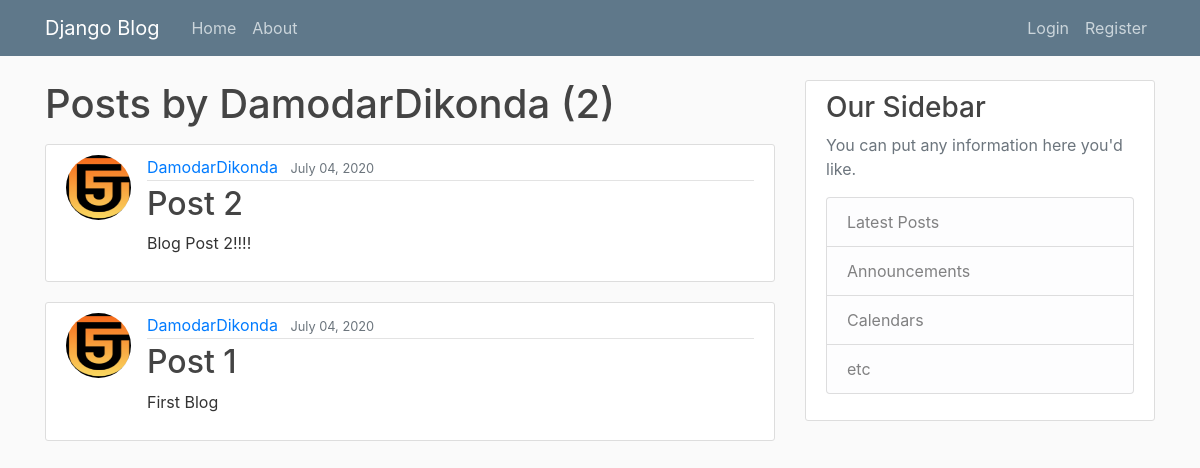
/user/DamodarDikonda, run on an earlier commit of the app's database.
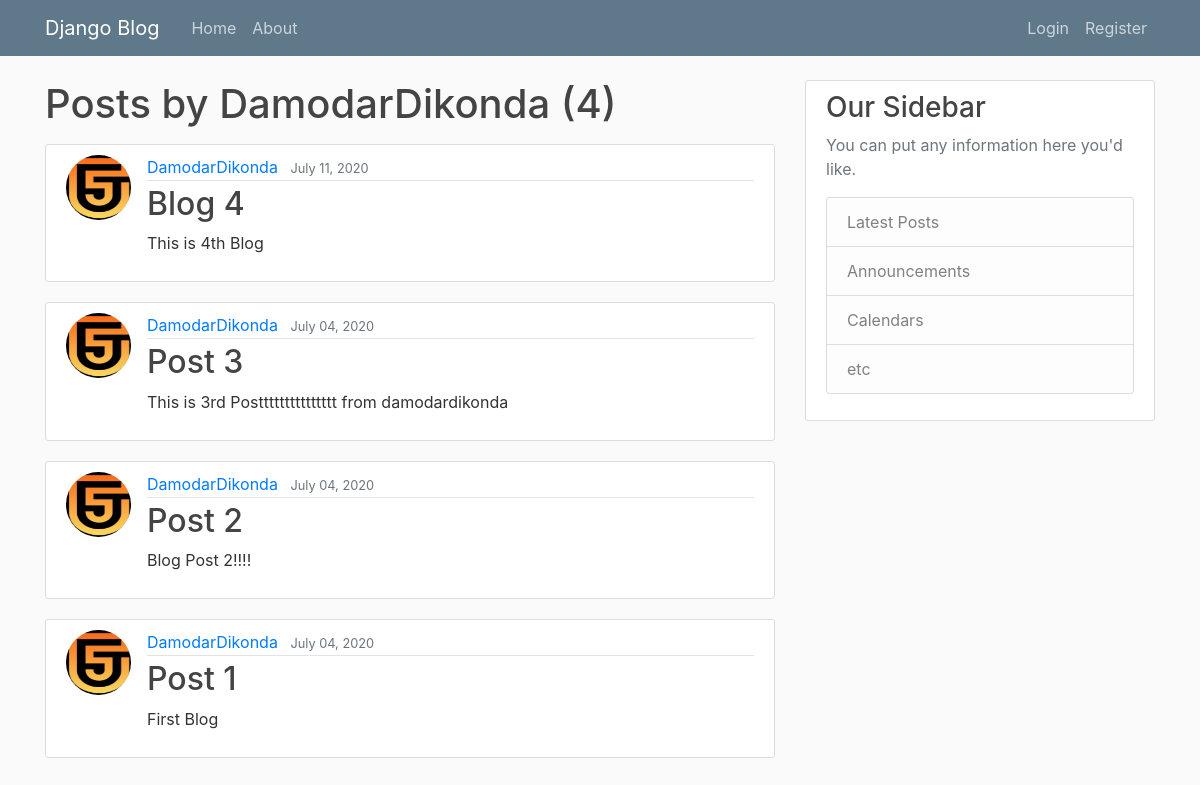
And on a later commit of the database.
### blog/models.py (models this page shows, shortened)
class Post(models.Model):
    title = models.CharField(max_length=100)
    content = models.TextField()
    date_posted = models.DateTimeField(default=timezone.now)
    author = models.ForeignKey(User, on_delete=models.CASCADE)

### users/models.py (models this page shows, shortened)
class profile(models.Model):
    user=models.OneToOneField(User,on_delete=models.CASCADE)# it will set the one-to-one field for user
    image=models.ImageField(default='default.jpg',upload_to='profile.pics')#upload_to is create an directory which stores the imges..

### blog/views.py (the view)
# urls.py: path('user/<str:username>', UserPostListView.as_view(), name='user-posts'),#for displaying the user post with username
class UserPostListView(ListView):
    model=Post #remember we are providing an class name in to that models
    template_name='blog/user_posts.html'#<app>/<model>_<viewType>.html
    context_object_name='posts'
    paginate_by=4
    def get_queryset(self):#ifv we ckick on author name then it will display another page
        user=get_object_or_404(User,username=self.kwargs.get('username'))#it will get another user or if user is not present then 4040
        return Post.objects.filter(author=user).order_by('-date_posted')#it will only printing that user according through new pos at top

### blog/templates/blog/user_posts.html (shortened to what this page needs)
{% extends "blog/base.html" %}
{% block content %}
    <h1 class="mb-3">Posts by {{ view.kwargs.username }} ({{ page_obj.paginator.count }})</h1>
    {% for post in posts %}
        <article class="media content-section">
          <img class="rounded-circle article-img" src="{{ post.author.profile.image.url }}">
          <div class="media-body">
            <div class="article-metadata">
              <a class="mr-2" href="{% url 'user-posts' post.author.username %}">{{ post.author }}</a>
              <small class="text-muted">{{ post.date_posted|date:"F d, Y" }}</small>
            </div>
            <h2><a class="article-title" href="{% url 'post_detail' post.id %}">{{ post.title }}</a></h2>
            <p class="article-content">{{ post.content }}</p>
          </div>
        </article>
    {% endfor %}
{% endblock content %}

### blog/templates/blog/base.html (shortened to what this page needs)
{% load static  %}
<!DOCTYPE html>
<html >
  <head>
    <link rel="stylesheet" href="https://maxcdn.bootstrapcdn.com/bootstrap/4.0.0/css/bootstrap.min.css">
 <link rel="stylesheet" type="text/css" href="{% static 'blog/main.css' %}">
  </head>
  <body>
    <header class="site-header">
      <nav class="navbar navbar-expand-md navbar-dark bg-steel fixed-top">
        <div class="container">
          <a class="navbar-brand mr-4" href="/">Django Blog</a>
          <div class="collapse navbar-collapse" id="navbarToggle">
            <div class="navbar-nav mr-auto">
              <a class="nav-item nav-link" href="{% url "blog-home"%}">Home</a>
              <a class="nav-item nav-link" href="{% url "blog-about"%}">About</a>
            </div>
            <div class="navbar-nav">
             {% if user.is_authenticated %}
                <a class="nav-item nav-link" href="{% url 'post_create' %}">New Post</a>
                <a class="nav-item nav-link" href="{% url 'profile' %}">Profile</a>
                <a class="nav-item nav-link" href="{% url 'Logout' %}">Logout</a>
             {% else %}
                <a class="nav-item nav-link" href="{% url 'Login' %}">Login</a>
                <a class="nav-item nav-link" href="{% url 'register' %}">Register</a>
             {% endif %}
            </div>
          </div>
        </div>
      </nav>
    </header>
    <main role="main" class="container">
      <div class="row">
        <div class="col-md-8">
          {% block content %}{% endblock %}
        </div>
        <div class="col-md-4">
          <div class="content-section">
            <h3>Our Sidebar</h3>
            <p class='text-muted'>You can put any information here you'd like.
              <ul class="list-group">
                <li class="list-group-item list-group-item-light">Latest Posts</li>
                <li class="list-group-item list-group-item-light">Announcements</li>
                <li class="list-group-item list-group-item-light">Calendars</li>
                <li class="list-group-item list-group-item-light">etc</li>
              </ul>
            </p>
          </div>
        </div>
      </div>
    </main>
  </body>
</html>

### blog/static/blog/main.css (style rules this page uses)
body { background: #fafafa; color: #333333; margin-top: 5rem; }
h1, h2, h3, h4, h5, h6 { color: #444444; }
ul { margin: 0; }
.bg-steel { background-color: #5f788a; }
.site-header .navbar-nav .nav-link { color: #cbd5db; }
.content-section { background: #ffffff; padding: 10px 20px; border: 1px solid #dddddd; border-radius: 3px; margin-bottom: 20px; }
.article-title { color: #444444; }
.article-content { white-space: pre-line; }
.article-img { height: 65px; width: 65px; margin-right: 16px; }
.article-metadata { padding-bottom: 1px; margin-bottom: 4px; border-bottom: 1px solid #e3e3e3 }

What changed in the data, as far as the page shows it:
added Post: author.profile.image (picture), author "DamodarDikonda", date_posted "July 11, 2020", title "Blog 4", content "This is 4th Blog"
now on this page (row edited): Post: author.profile.image (picture), author "DamodarDikonda", date_posted "July 04, 2020", title "Post 3", content "This is 3rd Posttttttttttttttt from damodardikonda"
Also different on the page:
{{ page_obj.paginator.count }}: "2" → "4"
